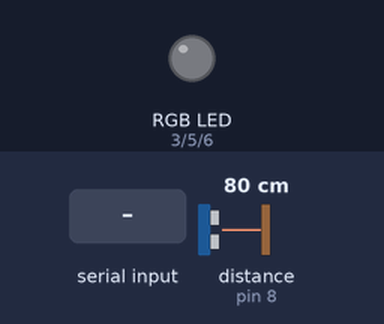
A sketch run on a simulated Arduino Leonardo, built with avr-gcc and run on an emulated ATmega32U4. Shown: an RGB LED mixed from three pins (HIGH = lit). Wiring (inferred from the names in the program): ultrasonic range finder: trigger pin 9; echo pin 8. The inputs (shaded band) are chosen by the test bench; at power-on: distance to the obstacle (sensor on pin 8) 80 cm. The echo pulse lasts 58.3 µs per cm; dim RGB values are drawn brighter than linear; pins used as bus, display or sensor lines are not drawn.

Above: at 1.2 s.
1.3 s: distance to the obstacle (sensor on pin 8) set to 29 cm
4.3 s: distance to the obstacle (sensor on pin 8) set to 24 cm
At 7.11 s:
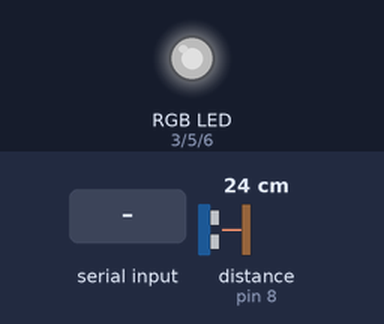
7.3 s: distance to the obstacle (sensor on pin 8) set to 35 cm
8.9 s: "90,45,200\n" received over the second serial link
At 10.09 s:
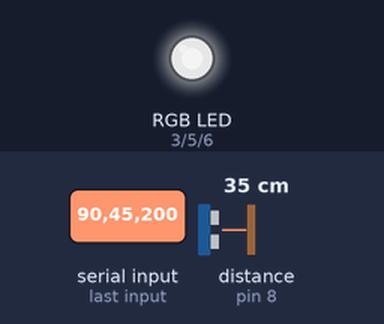
11.9 s: "1,90,45\n" received over the second serial link
At 13.3 s:
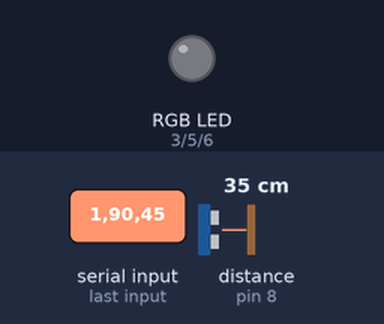
Timing chart, 0 to 14.9 s (numbered marks = the images above; inputs shaded):
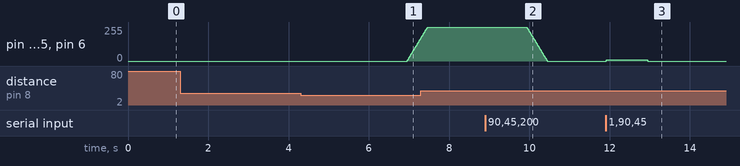

The sketch:

scetch.ino
```cpp
/*
    supported commands:
    TURN_ON                     1
    TURN_OFF                    0
    SET_MODE:MODE_SIMPLE        3:0            3:2
    SET_COLOR:125,1,63          4:125:1:63
    SET_SPEED:5                 5:1            5:15
*/
#define TURN_ON 1
#define TURN_OFF 0
#define SET_MODE 3
#define SET_COLOR 4
#define SET_SPEED 5

//pins for distance sensor
#define TRIG_PIN 9
#define ECHO_PIN 8

//pin for sound notifications
#define SOUND_PIN A0

//led pins
#define RED_PIN 3
#define GREEN_PIN 5
#define BLUE_PIN 6

//For enable working using RX/TX pins, replace for Serial1
#define mySerial Serial1

//all available modes
#define MODE_SIMPLE 0
#define MODE_RAINBOW 1
#define MODE_BLINK 2
#define MODE_COPS 3
#define MODE_DISCO 4

#define NEED_FOR_SWITCH 6
int needForSwitch = NEED_FOR_SWITCH;

int counter = 0;

int changeSpeed = 5;

int currentMode = 0;
bool isTurnedOn = false;

//physical value on pin
//set every tick
int currentValueRed = 0;
int currentValueGreen = 0;
int currentValueBlue = 0;

//target of color,
int targetValueRed = 0;
int targetValueGreen = 0;
int targetValueBlue = 0;

//used only for modes: MODE_SIMPLE and MODE_BLINK
int currentColorRed = 255;
int currentColorGreen = 255;
int currentColorBlue = 255;

void setMode (int newMode) {
    currentMode = newMode;

    mySerial.print("Mode was set to: ");
    mySerial.println(currentMode);
}

void applyColors() {
    targetValueRed = currentColorRed;
    targetValueGreen = currentColorGreen;
    targetValueBlue = currentColorBlue;
}

void turnOn() {
    isTurnedOn = true;
    mySerial.println("Turned on");
}
void turnOff() {
    isTurnedOn = false;
    mySerial.println("Turned off");

    targetValueRed = 0;
    targetValueGreen = 0;
    targetValueBlue = 0;
}

void checkForCommands() {
    int command;
    int subCommand;

    if (mySerial.available()) {
        command = mySerial.parseInt();

        if (command == TURN_ON && !isTurnedOn) turnOn();
        if (command == TURN_OFF && isTurnedOn) turnOff();

        if (command == SET_MODE) {
            subCommand = mySerial.parseInt();
            if (subCommand == MODE_SIMPLE) setMode(MODE_SIMPLE);
            if (subCommand == MODE_BLINK) setMode(MODE_BLINK);
        }

        if (command == SET_COLOR) {
            currentColorRed = mySerial.parseInt();
            currentColorGreen = mySerial.parseInt();
            currentColorBlue = mySerial.parseInt();

            if (currentColorRed < 0) currentColorRed = 0;
            if (currentColorGreen < 0) currentColorGreen = 0;
            if (currentColorBlue < 0) currentColorBlue = 0;

            if (currentColorRed > 255) currentColorRed = 255;
            if (currentColorGreen > 255) currentColorGreen = 255;
            if (currentColorBlue > 255) currentColorBlue = 255;

            mySerial.print("Color was set to:    r= ");
            mySerial.print(currentColorRed);
            mySerial.print("   g= ");
            mySerial.print(currentColorGreen);
            mySerial.print("   b= ");
            mySerial.println (currentColorBlue);
        }

        if (command == SET_SPEED) {
            changeSpeed = mySerial.parseInt();

            if (changeSpeed < 1) changeSpeed = 1;
            if (changeSpeed > 255) changeSpeed = 255;

            mySerial.print("Speed was set to: ");
            mySerial.println(changeSpeed);
        }

    }
}

void tick() {
    bool redDone = false;
    bool greenDone = false;
    bool blueDone = false;

    if (targetValueRed < currentValueRed) {
        if ((currentValueRed - changeSpeed) <= targetValueRed)
            currentValueRed = targetValueRed;
        else
            currentValueRed -= changeSpeed;
    } else if (targetValueRed > currentValueRed) {
        if ((currentValueRed + changeSpeed) >= targetValueRed)
            currentValueRed = targetValueRed;
        else
            currentValueRed += changeSpeed;
    } else {
        redDone = true;
    }

    if (targetValueGreen < currentValueGreen) {
        if ((currentValueGreen - changeSpeed) <= targetValueGreen)
            currentValueGreen = targetValueGreen;
        else
            currentValueGreen -= changeSpeed;
    } else if (targetValueGreen > currentValueGreen) {
        if ((currentValueGreen + changeSpeed) >= targetValueGreen)
            currentValueGreen = targetValueGreen;
        else
            currentValueGreen += changeSpeed;
    } else {
        greenDone = true;
    }

    if (targetValueBlue < currentValueBlue) {
        if ((currentValueBlue - changeSpeed) <= targetValueBlue)
            currentValueBlue = targetValueBlue;
       else
            currentValueBlue -= changeSpeed;
    } else if (targetValueBlue > currentValueBlue) {
        if ((currentValueBlue + changeSpeed) >= targetValueBlue)
            currentValueBlue = targetValueBlue;
        else
            currentValueBlue += changeSpeed;
    } else {
        blueDone = true;
    }

    if (isTurnedOn && redDone && greenDone && blueDone) {
        if (currentMode == MODE_BLINK) {
            if (currentValueRed == 0 && currentValueGreen == 0 && currentValueBlue == 0) {
                applyColors();
            } else {
                targetValueRed = 0;
                targetValueGreen = 0;
                targetValueBlue = 0;
            }
        } else if (currentMode == MODE_SIMPLE) {
            applyColors();
        }
    }
}

void checkForDistance() {
    digitalWrite(TRIG_PIN, HIGH);
    delayMicroseconds(10);
    digitalWrite(TRIG_PIN, LOW);
    delayMicroseconds(2);

    int time = pulseIn(ECHO_PIN, HIGH) / 58;

    //mySerial.println(time);

    if (time <= 25) {
        needForSwitch--;

        if (needForSwitch <= 0) {
            needForSwitch = NEED_FOR_SWITCH;
            if (isTurnedOn) turnOff();
            else turnOn();
        }
    }
}

void setup() {
    mySerial.begin(9600);

    pinMode(TRIG_PIN, OUTPUT);
    pinMode(ECHO_PIN, INPUT);

    pinMode(RED_PIN, OUTPUT);
    pinMode(GREEN_PIN, INPUT);
    pinMode(BLUE_PIN, OUTPUT);
}

void loop(){
    checkForCommands();

    tick();

    if (counter >= 50) {
        checkForDistance();
        counter = 1;
    }

    counter++;

    analogWrite(RED_PIN, currentValueRed);
    analogWrite(GREEN_PIN, currentValueGreen);
    analogWrite(BLUE_PIN, currentValueBlue);

    delay(10);
}
```

Measured:
- the behaviour switches between 27 and 26 cm on distance to the obstacle (sensor on pin 8) (found by bisection; images 0 and 1)
- after the input at 1.3 s, every drawn part: stays the same
- after the input at 4.3 s, pin 3 (RED_PIN), pin 5 (GREEN_PIN), pin 6 (BLUE_PIN): moves from 0/255 to 170/255 over 0.33 s, starting after 2.7 s
- after the input at 8.9 s, pin 3 (RED_PIN), pin 5 (GREEN_PIN), pin 6 (BLUE_PIN): moves from 255/255 to 0/255 over 0.50 s, starting after 1.0 s
- after the input at 11.9 s, pin 3 (RED_PIN), pin 5 (GREEN_PIN), pin 6 (BLUE_PIN): 0/255 → 10/255 at once, → 0/255 1.0 s later
